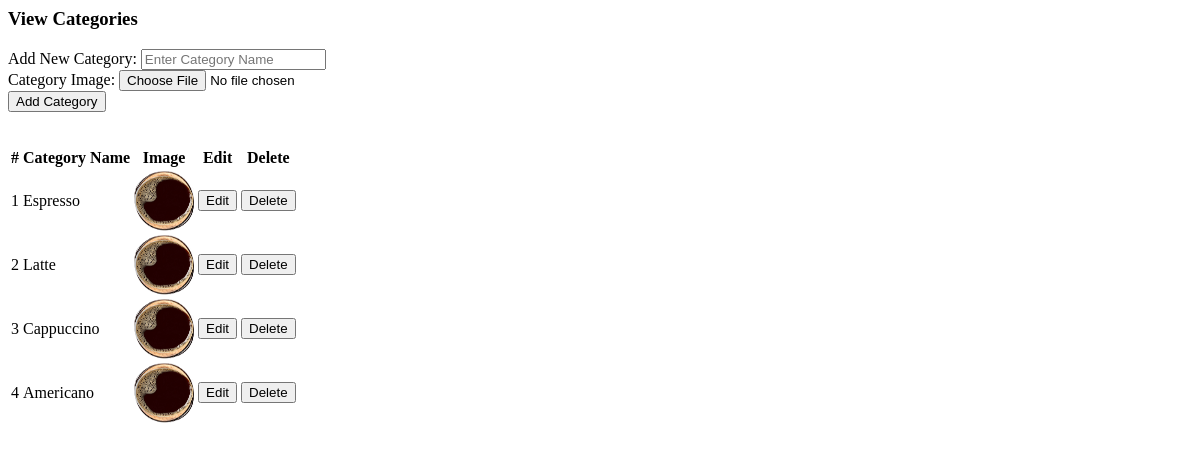
The page /view_category.php on the database as committed earlier.
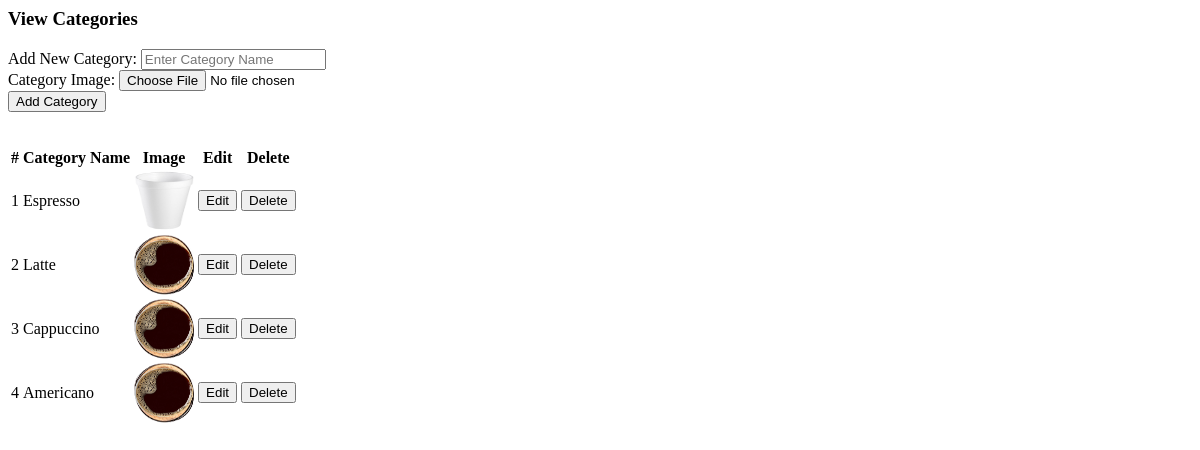
The same page on the database as committed later.
### tables this page shows
CREATE TABLE `coffee_category` (
  `id` int(11) NOT NULL,
  `category_name` varchar(255) NOT NULL,
  `category_image` varchar(255) DEFAULT NULL,
  `created_at` timestamp NOT NULL DEFAULT current_timestamp()
);

### view_category.php (the view, shortened to what this page needs)
<?php
$categories_query = "SELECT * FROM coffee_category";
$categories_result = mysqli_query($conn, $categories_query);
?>
<div class="row">
    <div class="col-lg-12">
        <div class="panel panel-default">
            <div class="panel-heading">
                <h3 class="panel-title">View Categories</h3>
            </div>
            <div class="panel-body">
                <form method="POST" action="admin.php?view_category" enctype="multipart/form-data">
                    <div class="form-group">
                        <label for="category_name">Add New Category:</label>
                        <input type="text" name="category_name" id="category_name" class="form-control" placeholder="Enter Category Name" required>
                    </div>
                    <div class="form-group">
                        <label for="category_image">Category Image:</label>
                        <input type="file" name="category_image" id="category_image" class="form-control" required>
                    </div>
                    <button type="submit" name="add_category" class="btn btn-success">Add Category</button>
                </form>
                <br>
                <div class="table-responsive">
                    <table class="table table-bordered table-hover table-striped">
                        <thead>
                            <tr>
                                <th>#</th>
                                <th>Category Name</th>
                                <th>Image</th>
                                <th>Edit</th>
                                <th>Delete</th>
                            </tr>
                        </thead>
                        <tbody>
                            <?php
                            $i = 0;
                            while ($row_category = mysqli_fetch_assoc($categories_result)) {
                                $i++;
                                $id = $row_category['id'];
                                $category_name = $row_category['category_name'];
                                $category_image = $row_category['category_image'];
                            ?>
                                <tr>
                                    <td><?php echo $i; ?></td>
                                    <td><?php echo $category_name; ?></td>
                                    <td><img src="<?php echo $category_image; ?>" width="60" height="60" alt="Category Image"></td>
                                    <td><button class="btn btn-primary" onclick="openEditModal('<?php echo $id; ?>', '<?php echo $category_name; ?>', '<?php echo $category_image; ?>')">Edit</button></td>
                                    <td><a href="admin.php?view_category&delete_category=<?php echo $id; ?>" class="btn btn-danger" onclick="return confirm('Are you sure you want to delete this category?');"><button>Delete</button></a></td>
                                </tr>
                            <?php } ?>
                        </tbody>
                    </table>
                </div>
            </div>
        </div>
    </div>
</div>

Rows that differ between the two databases and show on the page:
changed coffee_category "Espresso": category_image: a different picture
